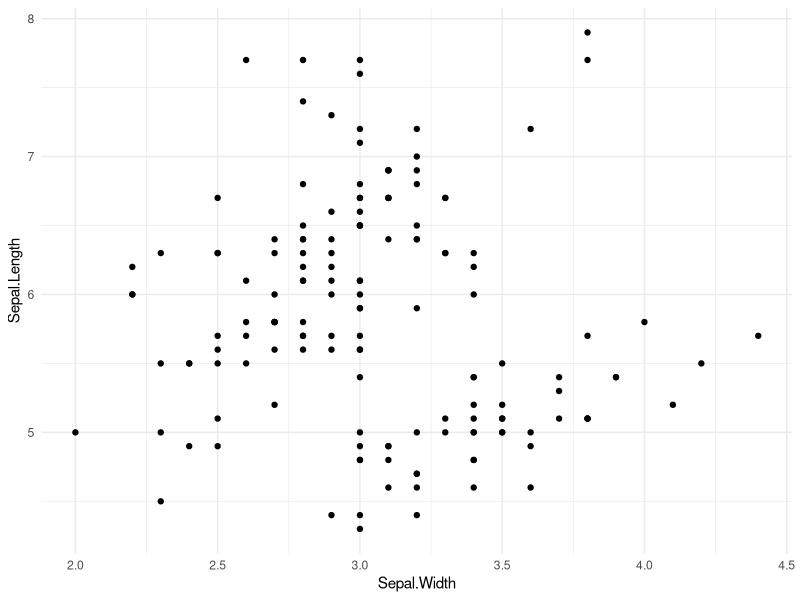
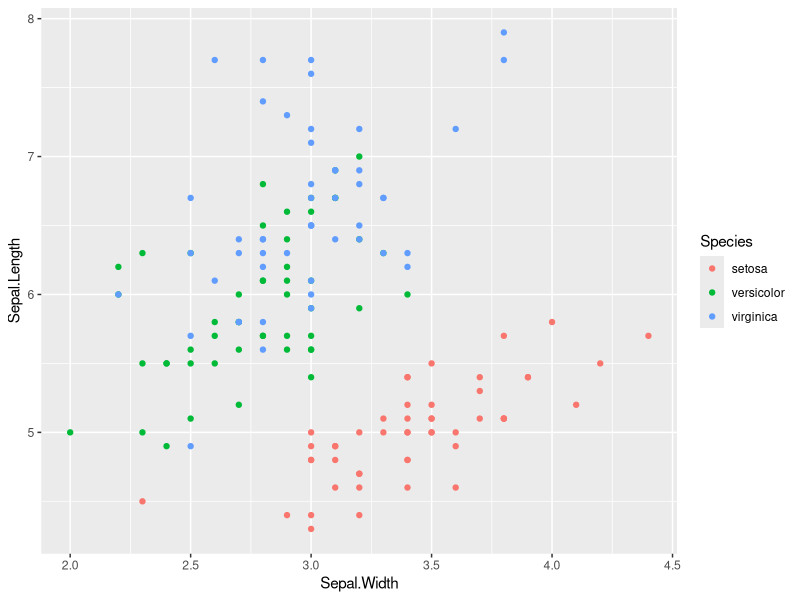
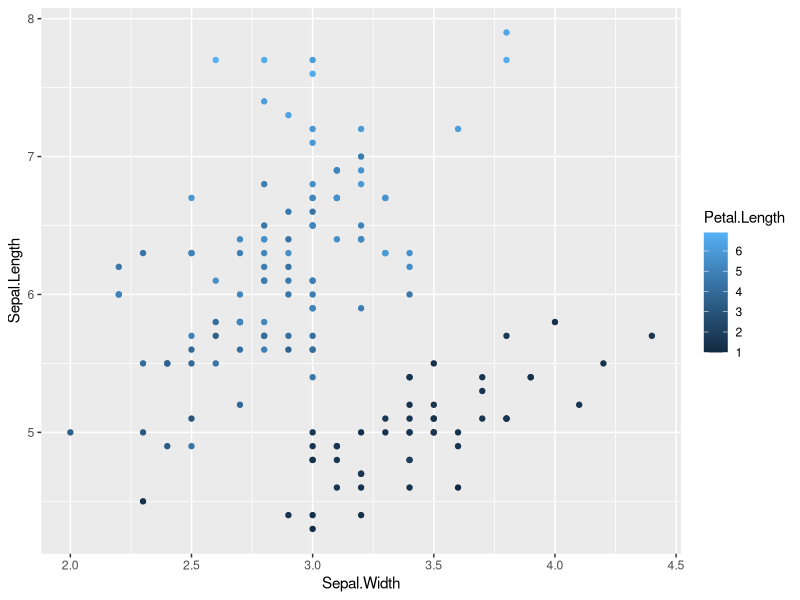
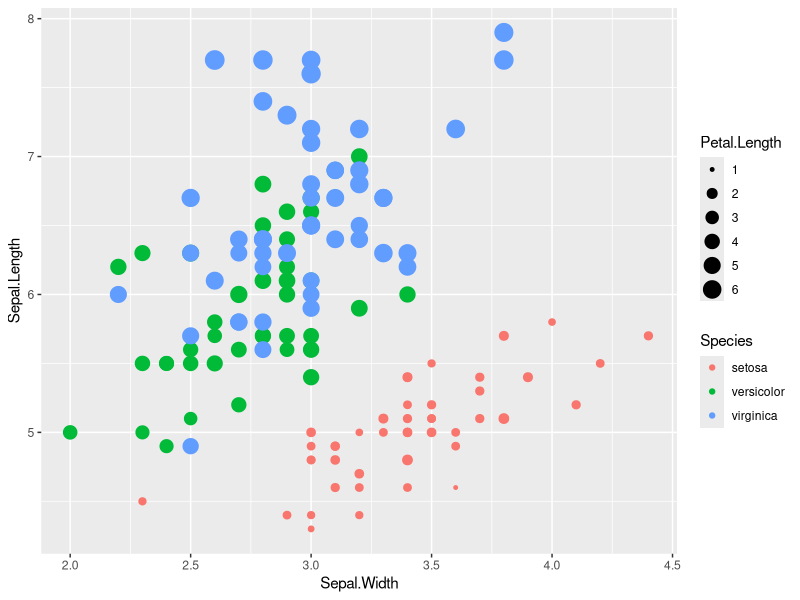
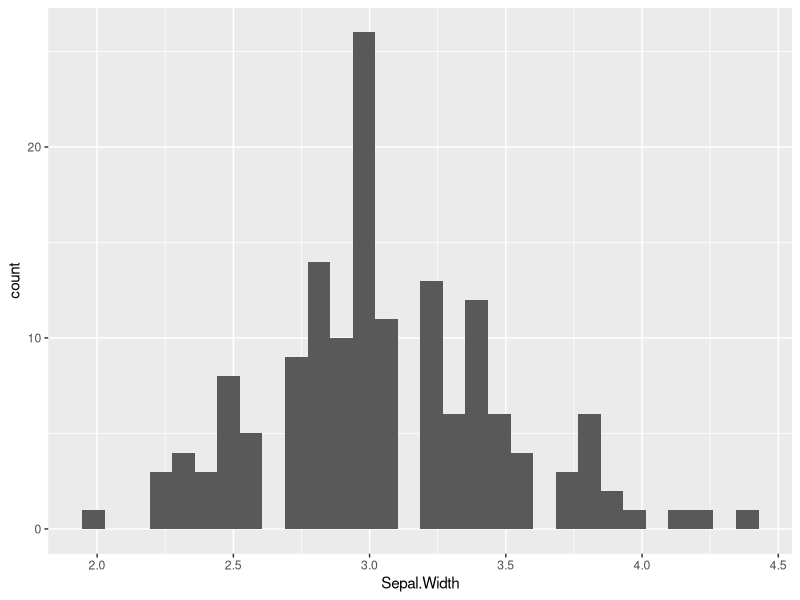
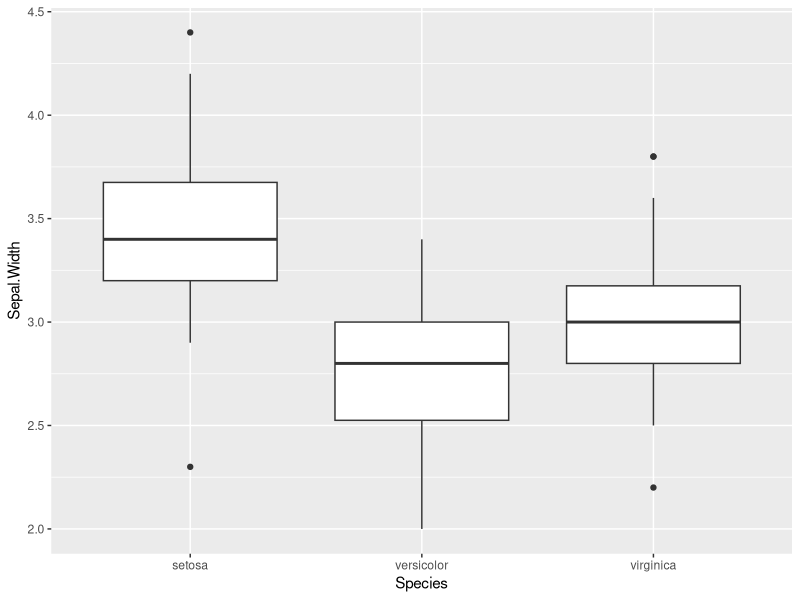
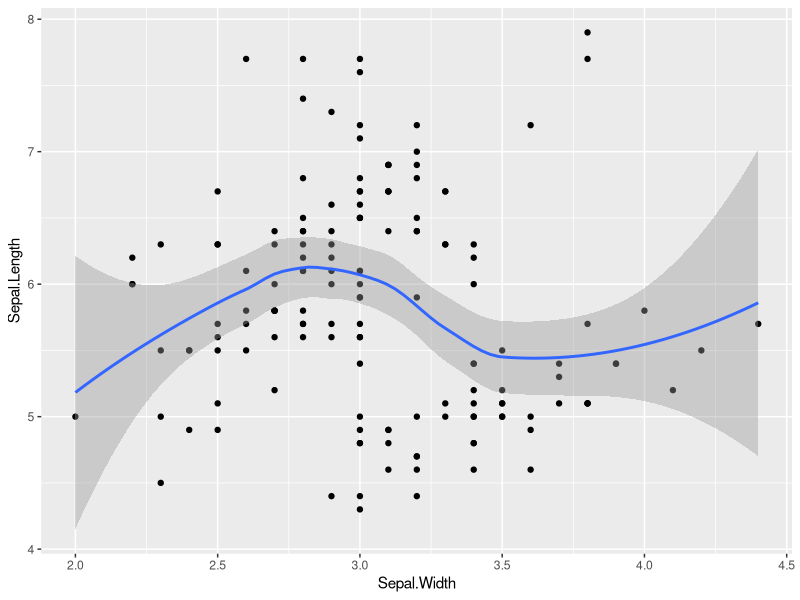
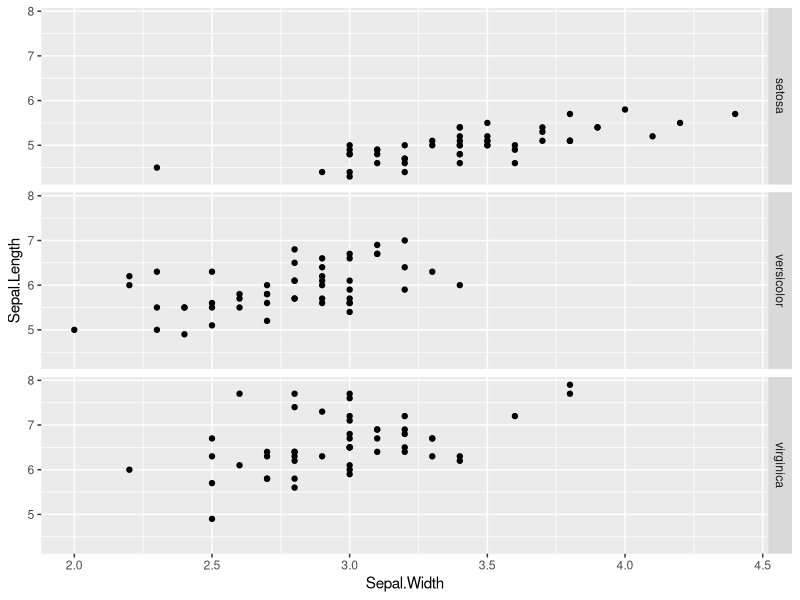

Write R code to recreate these figures, in order.
## ---- chunk 1
library(ggplot2)
data(iris)
ggplot(iris) + geom_point(aes(x= Sepal.Width, y=Sepal.Length)) + theme_minimal()
## ---- chunk 2
ggplot(iris) + geom_point(aes(x= Sepal.Width, y=Sepal.Length, color=Species))
## ---- chunk 3
ggplot(iris) + geom_point(aes(x= Sepal.Width, y=Sepal.Length, color=Petal.Length))
## ---- chunk 4
ggplot(iris) + geom_point(aes(x= Sepal.Width, y=Sepal.Length, size=Petal.Length, color=Species))
## ---- chunk 5
ggplot(iris) + geom_histogram(aes(x= Sepal.Width))
## ---- chunk 6
ggplot(iris) + geom_boxplot(aes(x=Species, y=Sepal.Width))
## ---- chunk 7
ggplot(iris) + geom_point(aes(x= Sepal.Width, y=Sepal.Length)) + 
  geom_smooth(aes(x= Sepal.Width, y=Sepal.Length))
## ---- chunk 8
ggplot(iris) + geom_point(aes(x= Sepal.Width, y=Sepal.Length)) + 
  facet_grid(facets=Species ~ .)
## ---- chunk 9
theme_grey()
## ---- chunk 10
theme_new <- theme(panel.background = element_rect(fill = "white"), 
                   axis.title.x = element_text(family = "Times New Roman"),
                   axis.title.y = element_text(family = "Arial"))

## ---- chunk 11
ggplot(iris) + geom_point(aes(x= Sepal.Width, y=Sepal.Length)) + theme_new
## ---- chunk 12
ggplot(iris) + geom_point(aes(x= Sepal.Width, y=Sepal.Length, color=Species)) +
  scale_color_manual(values= c("blue", "purple", "gold"))  
## ---- chunk 13
library(reshape2)
expData <- data.frame( 
  Gene = c("G1","G2","G3","G4", "G5", "G6", "G7", "G8"),
  Tumor1 = c( 5.6, 6.2, 5.6, 6.6, 1.3, 1.4, 2.1, 2.3),
  Tumor2 = c(5.4, 6.1, 5.8, 6.2, 1.3, 1.8, 2.2, 2.1),
  Normal1 = c(2.0, 2.5, 1.1, 2.8, 5.5, 5.8, 6.1, 5.7),
  Normal2 = c(2.1, 2.6, 1.3, 2.4, 5.7, 5.4, 5.8, 5.9)
)
expData
## ---- chunk 14
expDataMelt <- melt(expData, id.vars="Gene")
expDataMelt
## ---- chunk 15
ggplot(expDataMelt) + geom_tile(aes(x=variable, y=Gene, fill=value)) + 
  scale_fill_gradient(low="white", high = "darkgreen")
## ---- chunk 16
ggplot(expDataMelt) + geom_line(aes(x=variable, y=value, color=Gene, group=Gene)) + 
  facet_grid(facets= Gene ~.)
